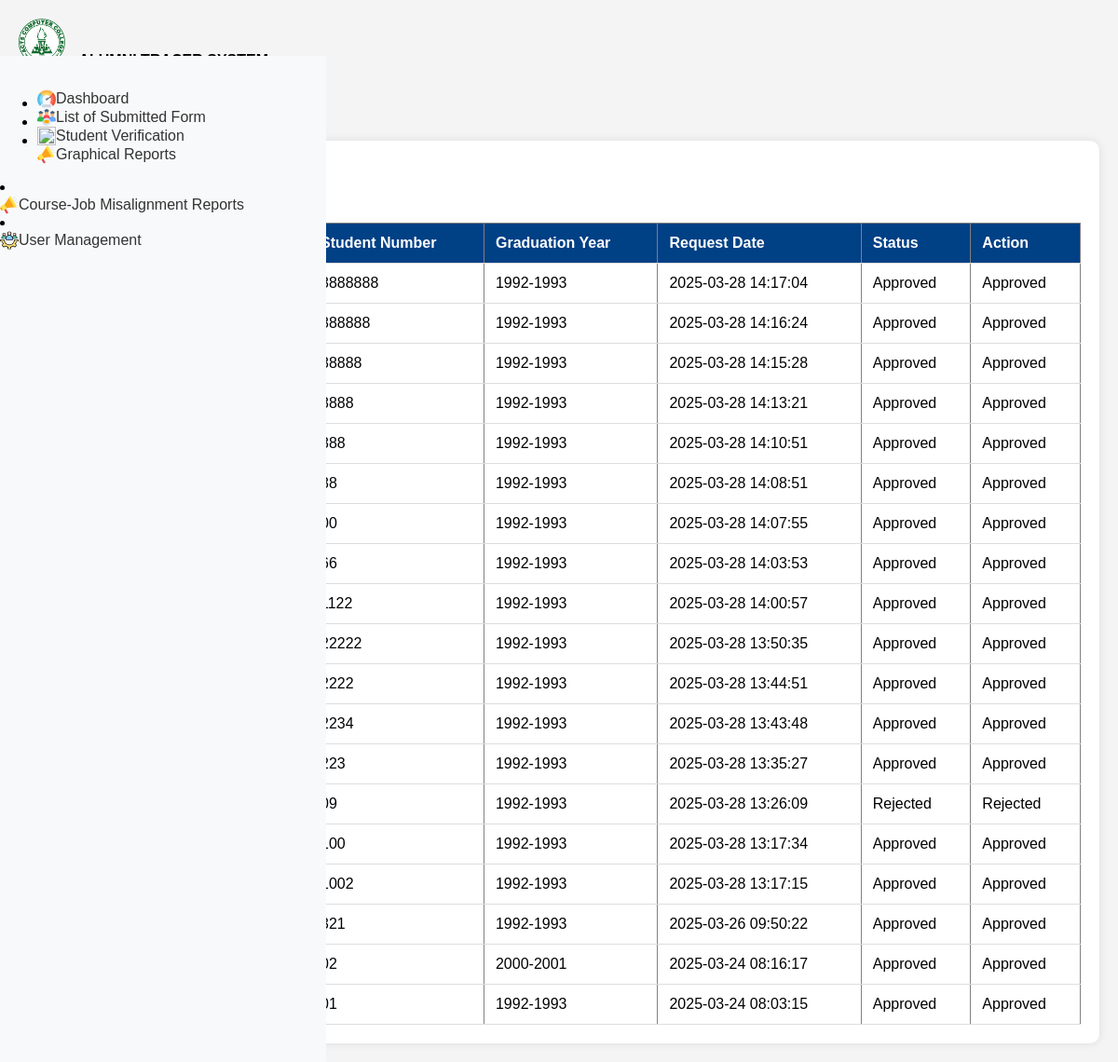
Screenshot of /capstone/admin/verification_request.php with the database file from the repository.
### tables this page shows
CREATE TABLE `verification_requests` (
  `id` int(11) NOT NULL,
  `first_name` varchar(255) DEFAULT NULL,
  `middle_name` varchar(255) DEFAULT NULL,
  `last_name` varchar(255) DEFAULT NULL,
  `student_number` varchar(50) DEFAULT NULL,
  `graduation_year` varchar(10) DEFAULT NULL,
  `status` enum('pending','approved','rejected') DEFAULT 'pending',
  `request_date` timestamp NOT NULL DEFAULT current_timestamp(),
  `course` varchar(255) DEFAULT NULL,
  `email` varchar(255) NOT NULL
);

### capstone/admin/verification_request.php (the view, shortened to what this page needs)
<?php
include(__DIR__ . "/../includes/db_connect.php");
include_once __DIR__ . '/../templates/dash.php';
$query = "SELECT * FROM verification_requests ORDER BY request_date DESC";
$stmt = $pdo->query($query);
$verificationRequests = $stmt->fetchAll(PDO::FETCH_ASSOC);
?>
<!DOCTYPE html>
<html lang="en">
<head>
</head>
<body>
<div class="container">
    <h2>Verification Requests</h2>
    <div class="table-container">
        <table border="1">
            <tr>
                <th>Course</th>
                <th>Name</th>
                <th>Student Number</th>
                <th>Graduation Year</th>
                <th>Request Date</th>
                <th>Status</th>
                <th>Action</th>
            </tr>
            <?php foreach ($verificationRequests as $row) { ?>
                <tr>
                    <td><?php echo htmlspecialchars($row['course']); ?></td>
                    <td><?php echo htmlspecialchars($row['first_name'] . ' ' . $row['middle_name'] .' '. $row['last_name']); ?></td>
                    <td><?php echo htmlspecialchars($row['student_number']); ?></td>
                    <td><?php echo htmlspecialchars($row['graduation_year']); ?></td>
                    <td><?php echo htmlspecialchars($row['request_date']); ?></td>
                    <td><?php echo ucfirst(htmlspecialchars($row['status'])); ?></td>
                    <td class="actions">
                        <?php if ($row['status'] === 'pending') { ?>
                            <a href="?approve=<?php echo $row['id']; ?>" class="approve" onclick="return confirm('Approve this user?');">Approve</a>
                            <a href="?reject=<?php echo $row['id']; ?>" class="reject" onclick="return confirm('Reject this user?');">Reject</a>
                        <?php } else { ?>
                            <?php echo ucfirst(htmlspecialchars($row['status'])); ?>
                        <?php } ?>
                    </td>
                </tr>
            <?php } ?>
        </table>
    </div>
</div>
</body>
</html>

### capstone/templates/dash.php (shortened to what this page needs)
<div class="content">
    <nav class="navbar fixed-top navbar-light bg-light">
        <a class="navbar-brand d-flex align-items-center" href="#">
            <img src="assets/img/actscc_logo.png" width="50" height="50" class="d-inline-block align-top" alt="Logo">
            <span id="alumniText" class="ml-2"
                style="font-family: 'Arial', sans-serif; font-weight: bold; color: black; margin-left: 10px;">
            </span>
        </a>
        <div class="ml-auto d-flex align-items-center">
            <a href="#" class="mr-3 text-dark" title="Notifications">
            </a>
            <div class="dropdown">
                <a class="nav-link dropdown-toggle text-dark d-flex align-items-center" href="#" id="profileDropdown"
                    role="button" data-toggle="dropdown" aria-haspopup="true" aria-expanded="false">
                    <span class="ml-2">Profile</span>
                </a>
                <div class="dropdown-menu dropdown-menu-right" aria-labelledby="profileDropdown">
                    <a class="dropdown-item" href="#">Settings</a>
                    <a class="dropdown-item" href="controllers/logout.php">Logout</a>
                </div>
            </div>
        </div>
    </nav>
    <div class="sidebar" id="sidebar"
        style="position: fixed; top: 60px; left: 0; width: 350px; height: 100%; background-color: #f8f9fa; padding-top: 20px; z-index: 1000;">
        <ul class="list-group">
            <li class="list-group-item">
                <a href="../Capstone/dash.php">
                    <img src="assets/img/speedometer.png" width="20" height="20" alt="Dashboard" class="mr-2">Dashboard
                </a>
            </li>
            <li class="list-group-item dropdown">
                <a class="" href="../capstone/bsit.php" id="manageAlumniDropdown" role="button" aria-haspopup="true"
                    aria-expanded="false">
                    <img src="assets/img/student.png" width="20" height="20" alt="Alumni Courses" class="mr-2">List of
                    Submitted Form
                </a>
                </li>
         <li class="list-group-item">
            <a href="../capstone/verify.php">
                <img src="assets/img/verify-icon.png" width="20" height="20" alt="Verify Students" class="mr-2">Student Verification
            </a>
        </li>
            <li class="list-group-item"
                style="position: relative; display: flex; align-items: center; justify-content: space-between;">
                <a href="../capstone/report.php">
                    <img src="assets/img/megaphone.png" width="20" height="20" alt="Reports" class="mr-2">
                    Graphical Reports
                </a>
        </ul>
        <li class="list-group-item">
    <a href="../capstone/misalignment.php">
        <img src="assets/img/megaphone.png" width="20" height="20" alt="Reports" class="mr-2">
        Course-Job Misalignment Reports
    </a>
</li>
        <li class="list-group-item">
            <a href="../capstone/user.php">
                <img src="assets/img/usermanagement.png" width="20" height="20" alt="User Management" class="mr-2">User
                Management
            </a>
        </li>
    </div>

### capstone/templates/dash.php (style rules this page uses)
.sidebar .list-group-item { position: relative; }
.sidebar .list-group-item a { color: #333; text-decoration: none; display: flex; align-items: center; }

### capstone/admin/verification_request.php (style rules this page uses)
body { font-family: Arial, sans-serif; margin: 0; padding: 20px; background-color: #f4f4f4; }
.container { max-width: 1200px; margin: auto; background: white; padding: 20px; border-radius: 10px; box-shadow: 0 0 10px rgba(0, 0, 0, 0.1); }
.table-container { overflow-x: auto; margin-top: 20px; }
table { width: 100%; border-collapse: collapse; background: white; }
th, td { padding: 12px; text-align: left; border-bottom: 1px solid #ddd; }
th { background-color: #004085; color: white; }

### rows the page displays
verification_requests: student_number "8888888", graduation_year "1992-1993", request_date "2025-03-28 14:17:04", status "Approved"
verification_requests: student_number "888888", graduation_year "1992-1993", request_date "2025-03-28 14:16:24", status "Approved"
verification_requests: student_number "88888", graduation_year "1992-1993", request_date "2025-03-28 14:15:28", status "Approved"
verification_requests: student_number "8888", graduation_year "1992-1993", request_date "2025-03-28 14:13:21", status "Approved"
verification_requests: student_number "888", graduation_year "1992-1993", request_date "2025-03-28 14:10:51", status "Approved"
verification_requests: student_number "88", graduation_year "1992-1993", request_date "2025-03-28 14:08:51", status "Approved"
verification_requests: student_number "00", graduation_year "1992-1993", request_date "2025-03-28 14:07:55", status "Approved"
verification_requests: student_number "66", graduation_year "1992-1993", request_date "2025-03-28 14:03:53", status "Approved"
verification_requests: student_number "1122", graduation_year "1992-1993", request_date "2025-03-28 14:00:57", status "Approved"
verification_requests: student_number "22222", graduation_year "1992-1993", request_date "2025-03-28 13:50:35", status "Approved"
verification_requests: student_number "2222", graduation_year "1992-1993", request_date "2025-03-28 13:44:51", status "Approved"
verification_requests: student_number "2234", graduation_year "1992-1993", request_date "2025-03-28 13:43:48", status "Approved"
verification_requests: student_number "223", graduation_year "1992-1993", request_date "2025-03-28 13:35:27", status "Approved"
verification_requests: student_number "09", graduation_year "1992-1993", request_date "2025-03-28 13:26:09", status "Rejected"
verification_requests: student_number "100", graduation_year "1992-1993", request_date "2025-03-28 13:17:34", status "Approved"
verification_requests: student_number "1002", graduation_year "1992-1993", request_date "2025-03-28 13:17:15", status "Approved"
verification_requests: student_number "321", graduation_year "1992-1993", request_date "2025-03-26 09:50:22", status "Approved"
verification_requests: student_number "02", graduation_year "2000-2001", request_date "2025-03-24 08:16:17", status "Approved"
verification_requests: student_number "01", graduation_year "1992-1993", request_date "2025-03-24 08:03:15", status "Approved"
